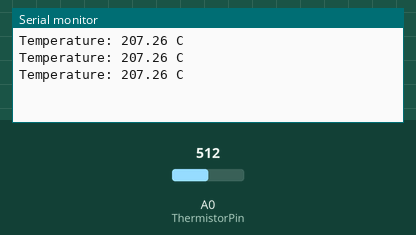
This sketch was run on a simulated Arduino Uno, built with avr-gcc and run on an emulated ATmega328P. On the bench: the last lines printed to the serial monitor. The test bench sets the inputs (shaded band); at power-on: A0 (ThermistorPin) = 512.

Above: at 1.3 s.
1.4 s: A0 (ThermistorPin) set to 716
At 1.9 s:
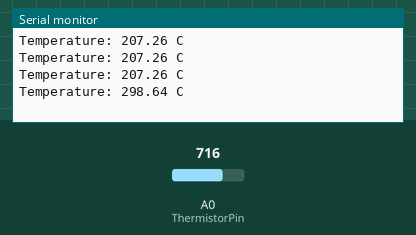
2.9 s: A0 (ThermistorPin) set to 900
At 3.4 s:
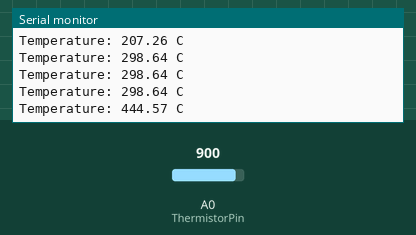
Timing chart, 0 to 5.9 s (numbered marks = the images above; inputs shaded):
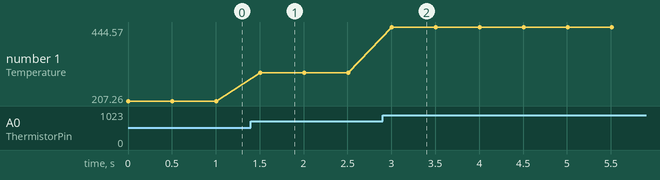

Measured:
- after the input at 1.4 s, the serial monitor: prints a new line after 0.10 s (image 1)
- after the input at 2.9 s, the serial monitor: prints a new line after 0.11 s (image 2)
- plotted number 1: 207.26 → 298.64 after the input at 1.4 s, 298.64 → 444.57 after the input at 2.9 s

The sketch:

temperature.ino
```cpp
/*
 *  Author:dharmendra Kumar Yadav

 */
int ThermistorPin = 0;
int Vo;
float R1 = 2500;
float logR2, R2, T;
float c1 = 1.009249522e-03, c2 = 2.378405444e-04, c3 = 2.019202697e-07;

void setup() {
Serial.begin(9600);
}

void loop() {

  Vo = analogRead(ThermistorPin);
  R2 = R1 * (1023.0 / (float)Vo - 1.0);
  logR2 = log(R2);
  T = (1.0 / (c1 + c2*logR2 + c3*logR2*logR2*logR2));
  T = T - 273.15;
  T = (T * 9.0)/ 5.0 + 32.0;
 float C=((T-32)*1.8);

  Serial.print("Temperature: ");
  Serial.print(C);
  Serial.println(" C");

  delay(500);
}
```
